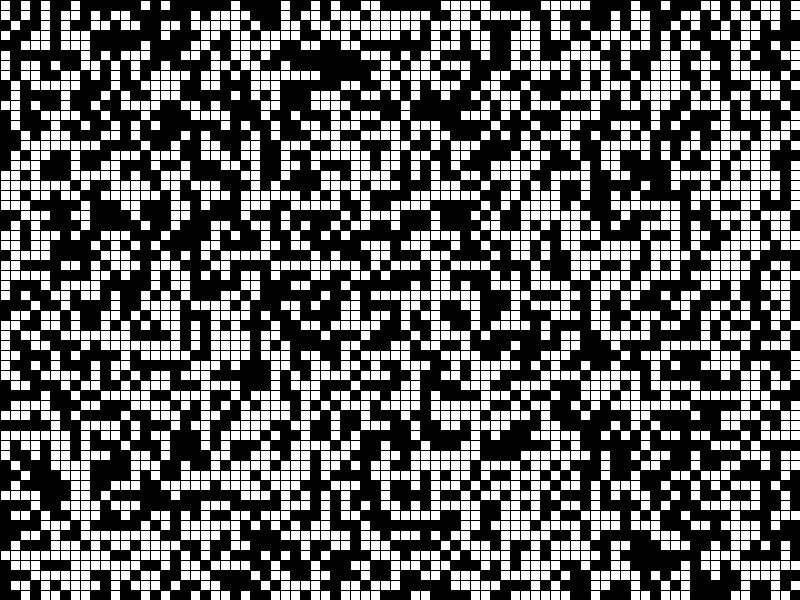
Frame 1 (no input)
Frame 60 (the mouse pressed at the canvas centre just before this capture): identical to frame 1, image omitted
Frame 120 (the mouse held since frame 60 and released just before this capture): identical to frame 1, image omitted

The Processing sketch that drew this single still picture (run headless with seeded random() and noise(); from frame 60 on, the mouse is pressed at the canvas centre):

// Processing sketch: processing_48591
// ── processing_48591.pde

// Game of life 0.0.2
// by AFVG
GameOfLife gol;

void setup(){
  size(800, 600);
  smooth();
  gol = new GameOfLife(80, 60, 1);
}

void draw(){
  background(0);
  gol.run();
}

class Cell {
  int x;
  int y;
  int alive;
  int[] neighbours;
  int gameWidth, gameHeight;
  int mypos;
  int myrow;
  
  Cell(int x_a, int y_a, int alive_a, int gameWidth_a, int gameHeight_a){
    x = x_a;
    y = y_a;
    alive = alive_a;
    neighbours = new int[8];
    gameWidth = gameWidth_a;
    gameHeight = gameHeight_a;
  }
  
  void invertCell(){
    if (alive == 1){
      alive = 0;
    }
    else {
      alive = 1;
    }
  }
  
  void getMyNeighbours(){
    // Matrix estructure
    // 1(x0, y0), 2(x1, y0), 3(x2, y0)
    // 4(x0, y1), 5(x1, y1), 6(x2, y1)
    // 7(x0, y2), 8(x1, y2), 9(x2, y2)
    
    myrow = y * gameWidth;
    mypos = myrow + x;
    
    neighbours[0] = mypos - gameWidth - 1;
    neighbours[1] = mypos - gameWidth;
    neighbours[2] = mypos - gameWidth + 1;
    neighbours[3] = mypos - 1;
    neighbours[4] = mypos + 1;
    neighbours[5] = mypos + gameWidth - 1;
    neighbours[6] = mypos + gameWidth;
    neighbours[7] = mypos + gameWidth + 1;
    
    // check for borders (left)
    if (x == 0){
      neighbours[0] = -1;
      neighbours[3] = -1;
      neighbours[5] = -1;
    }
    
    // check for borders (top)
    if (y == 0) {
      neighbours[0] = -1;
      neighbours[1] = -1;
      neighbours[2] = -1;
    }
    
    // check for borders (right)
    if (neighbours[4] % gameWidth == 0) {
      neighbours[2] = -1;
      neighbours[4] = -1;
      neighbours[7] = -1;
    }
    
    // check for borders (bottom)
    if (y == gameHeight - 1) {
      neighbours[5] = -1;
      neighbours[6] = -1;
      neighbours[7] = -1;
    }
  }
  
  
      
}

// class game of life
class GameOfLife {
  ArrayList curgame;
  ArrayList nextgame;
  int gameWidth, gameHeight;
  // game mode
  // 0 -> play  
  // 1 -> step
  int mode;
  
  GameOfLife(int gameWidth_a, int gameHeight_a, int mode_a){
    curgame = new ArrayList();
    nextgame = new ArrayList();
    gameWidth = gameWidth_a;
    gameHeight = gameHeight_a;
    mode = mode_a;
    seed_random();
  }
  
  void seed_random() {
    for (int i = 0; i < gameHeight; i++) {
      for (int j = 0; j < gameWidth; j++) {
        int alive = int(random(2));
        curgame.add(new Cell(j, i, alive, gameWidth, gameHeight));
        nextgame.add(new Cell(j, i, alive, gameWidth, gameHeight));
      }
    }
    for (int i = 0; i < curgame.size(); i++) {
      Cell curcell = (Cell) curgame.get(i);
      Cell nextcell = (Cell) nextgame.get(i);
      curcell.getMyNeighbours();
      nextcell.getMyNeighbours();
    }
  }
  
  int countNeighbours(Cell curcell){
    int counter = 0;
    if (mode == 1) {
      println("x = " + curcell.x + "  y = " + curcell.y);
      println("mypos = " + curcell.mypos + "  myrow = " + curcell.myrow);
    }
    for (int i = 0; i < 8; i++) {
      if (mode == 1) { 
        println("curcell.neigbours[" + str(i) + "] = " + str(curcell.neighbours[i]));
      }
      if (curcell.neighbours[i] != -1) {
        Cell aroundcell = (Cell) curgame.get(curcell.neighbours[i]);
        counter +=  aroundcell.alive;
        if (mode == 1) {
          println("aroundcell.alive = " + aroundcell.alive);
        }
      }
    }
    if (mode == 1) { 
      println("counter = " + str(counter));
      println("====================");
    }
    return counter;
  }
  
  void drawGame(){
    float lenght_x =  width / gameWidth;
    float lenght_y =  height / gameHeight;
    for (int i = 0; i < curgame.size(); i++) {
      color cellcolor = color(0); // black -> not alive
      Cell curcell = (Cell) curgame.get(i);
      if (curcell.alive == 1){ cellcolor = color(255); }// white -> alive}
      fill(cellcolor);
      rect(curcell.x * lenght_x, curcell.y * lenght_y, lenght_x, lenght_y);
    }
  }
  
  void next(){
    if (mode == 1) { println("GameOfLife.next()!!!"); }
    for (int i = 0; i < curgame.size(); i++) {
      Cell curcell = (Cell) curgame.get(i);
      Cell nextcell = (Cell) nextgame.get(i);
      int alives = countNeighbours(curcell);
      if (curcell.alive == 1) {
        if (alives < 2 || alives > 3) { nextcell.invertCell(); }
      }
      else if(curcell.alive == 0) {
        if (alives == 3) { nextcell.invertCell(); }
      }
      else { println("next() wtf?"); }
    }
    for (int i = 0; i < curgame.size(); i++) {
      Cell curcell = (Cell) curgame.get(i);
      Cell nextcell = (Cell) nextgame.get(i);
      curcell.alive = nextcell.alive;
    }        
  }
  
  void run() {
    drawGame();
    if (mode == 0) { next(); }
  }
             
}

void keyReleased() {
  if (key == 's') {
    gol.mode = 1;
    gol.next();
  }
  else if (key == 'p') {
   gol.mode = 0;
  }
  else if (key == 'n') {
    gol = new GameOfLife(80, 60, 1);
  }
  
}
  
